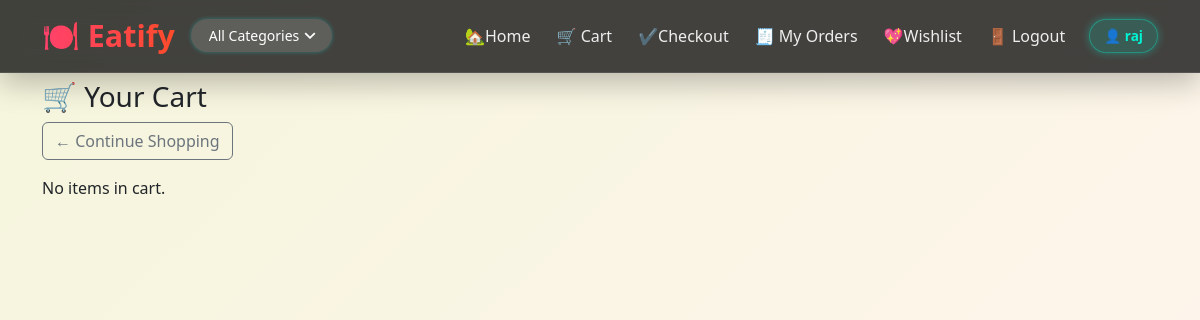
The page /cart/ (signed in) on the database as committed earlier.
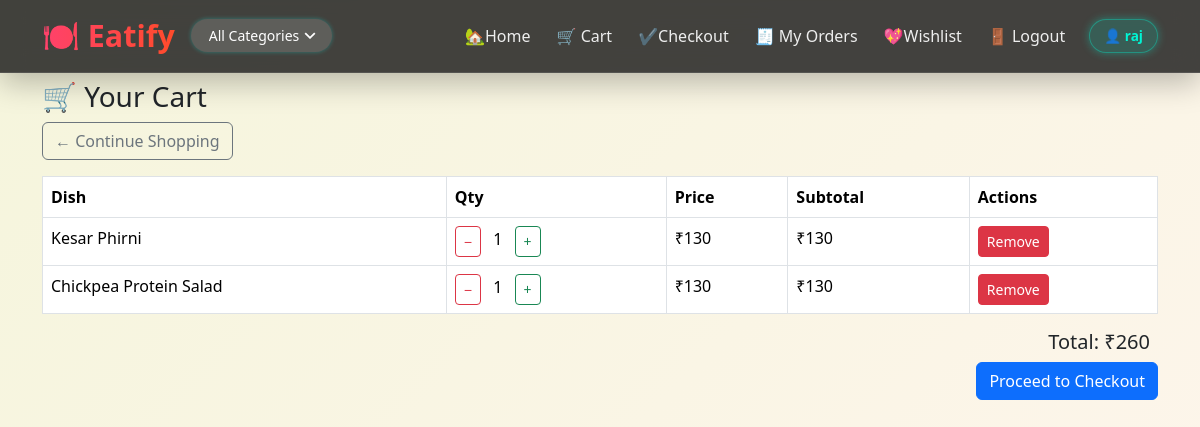
The same page on the database as committed later.
### Eatify/models.py (models this page shows, shortened)
class BaseModel(models.Model):
    uid = models.UUIDField(default=uuid.uuid4, editable=False, primary_key=True)
    created_at = models.DateTimeField(auto_now_add=True)
    update_at = models.DateTimeField(auto_now=True)
    class Meta:
        abstract = True

class Cart(BaseModel):
    user = models.ForeignKey(User, on_delete=models.CASCADE)
    food = models.ForeignKey(Food, on_delete=models.CASCADE)
    quantity = models.PositiveIntegerField(default=1)

class Food(BaseModel):
    category = models.ForeignKey(Category, on_delete=models.CASCADE, related_name='foods')
    food_name = models.CharField(max_length=100)
    food_slug = models.SlugField(unique=True)
    food_description = models.TextField()
    food_price = models.IntegerField(default=0)
    food_demo_price = models.IntegerField(default=0)
    quantity = models.CharField(max_length=50, null=True, blank=True)

### Eatify/views.py (the view)
# urls.py: path('cart/', view_cart, name='view_cart'),
@login_required
def view_cart(request):
    cart_items = Cart.objects.filter(user=request.user)
    total = sum(item.food.food_price * item.quantity for item in cart_items)
    return render(request, 'cart.html', {
        'cart_items': cart_items,
        'total': total
    })

### Eatify/templatetags/custom_filters.py (called while the page is built)
@register.filter
def multiply(value, arg):
    return value * arg

### Eatify/templates/cart.html (shortened to what this page needs)
{% extends 'eatifybase.html' %}
{% load custom_filters %}
{% block content %}
<h3>🛒 Your Cart</h3>
<a href="{% url 'eatify_home' %}" class="btn btn-outline-secondary mb-3">← Continue Shopping</a>
{% if cart_items %}
    <table class="table table-bordered">
        <thead>
            <tr>
                <th>Dish</th>
                <th>Qty</th>
                <th>Price</th>
                <th>Subtotal</th>
                <th>Actions</th>
            </tr>
        </thead>
        <tbody>
            {% for item in cart_items %}
                <tr>
                    <td>{{ item.food.food_name }}</td>
                    <td>
                        <a href="{% url 'decrease_cart' item.food.uid %}" class="btn btn-sm btn-outline-danger">−</a>
                        <span class="mx-2">{{ item.quantity }}</span>
                        <a href="{% url 'increase_cart' item.food.uid %}" class="btn btn-sm btn-outline-success">+</a>
                    </td>
                    <td>₹{{ item.food.food_price }}</td>
                    <td>₹{{ item.food.food_price|multiply:item.quantity }}</td>
                    <td>
                        <a href="{% url 'remove_from_cart' item.food.food_slug %}" class="btn btn-sm btn-danger">Remove</a>
                    </td>
                </tr>
            {% endfor %}
        </tbody>
    </table>
    <h5 class="text-end me-2">Total: ₹{{ total }}</h5>
    <div class="d-flex justify-content-end">
        <a href="{% url 'checkout' %}" class="btn btn-primary">Proceed to Checkout</a>
    </div>
{% else %}
    <p>No items in cart.</p>
{% endif %}
{% endblock %}

Rows that differ between the two databases and show on the page:
added Cart: food.food_name "Kesar Phirni", quantity "1", food.food_price "130", food.food_price|multiply "130"
added Cart: food.food_name "Chickpea Protein Salad", quantity "1", food.food_price "130", food.food_price|multiply "130"
Other text that changed with them:
{{ total }}: (not shown) → "260"
text no longer shown: "No items in cart."
text now shown: "Dish Qty Price Subtotal Actions Total: ₹ Proceed to Checkout"
